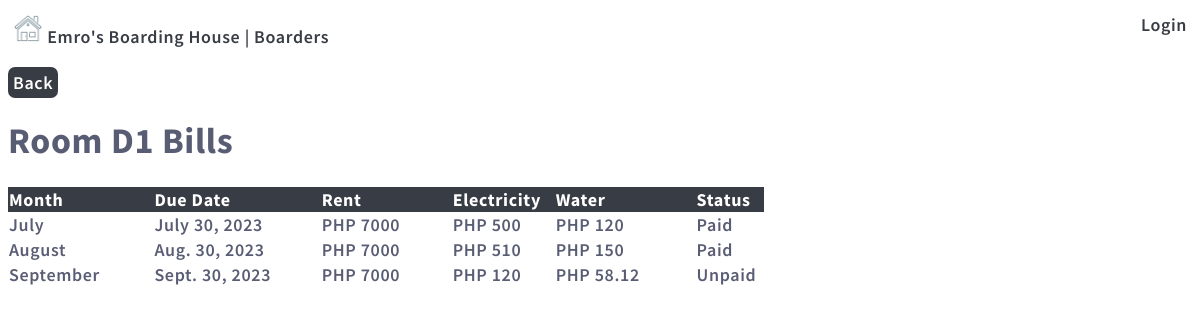
Screenshot of /emro_boarding_house/bills/1 with the database file from the repository.
### emro_boarding_house/models.py (models this page shows, shortened)
class Boarder(models.Model):
    first_name = models.CharField(max_length=255)
    last_name = models.CharField(max_length=255)
    contact_number=models.CharField(max_length=255)
    room_number=models.CharField(max_length=255)
    user_id=models.IntegerField(null=True)

class Bills(models.Model):
    boarder_id = models.ForeignKey(Boarder, on_delete=models.CASCADE)
    month=models.CharField(max_length=255)
    rent = models.CharField(max_length=255)
    electricity=models.CharField(max_length=255)
    water=models.CharField(max_length=255)
    due_date=models.DateField()
    status=models.CharField(max_length=255)

### emro_boarding_house/views.py (the view)
# urls.py: path('emro_boarding_house/bills/<int:id>', views.bills_details, name='bills_details'),
def bills_details (request,id):
    idboarder= get_object_or_404(Boarder, id=id)
    mybills = Bills.objects.filter(boarder_id=idboarder)
    template = loader.get_template('bills_details.html')
    context = {
        'idboarder':idboarder,
        'mybills' : mybills,
    }
    return render(request, 'bills_details.html', context)

### emro_boarding_house/templates/bills_details.html (shortened to what this page needs)
{% extends "master.html" %}
{% block content %}
<p><a class='btn-back' href='/emro_boarding_house'>Back</a></p>
<h1>Room {{ idboarder.room_number }} Bills</h1>
<table>
    <thead class="head">
        <tr>
            <th scope='col'>Month&nbsp;&nbsp;&nbsp;&nbsp;&nbsp;&nbsp;&nbsp;&nbsp;&nbsp;&nbsp;&nbsp;&nbsp;&nbsp;&nbsp;&nbsp;&nbsp;&nbsp;&nbsp;&nbsp;&nbsp;&nbsp;</th>
            <th scope='col'>Due Date&nbsp;&nbsp;&nbsp;&nbsp;&nbsp;&nbsp;&nbsp;&nbsp;&nbsp;&nbsp;&nbsp;&nbsp;&nbsp;&nbsp;&nbsp;&nbsp;&nbsp;&nbsp;&nbsp;&nbsp;&nbsp;</th>
            <th scope='col'>Rent&nbsp;&nbsp;&nbsp;&nbsp;&nbsp;&nbsp;&nbsp;&nbsp;&nbsp;&nbsp;&nbsp;&nbsp;&nbsp;&nbsp;&nbsp;&nbsp;&nbsp;&nbsp;&nbsp;&nbsp;&nbsp;</th>
            <th scope='col'>Electricity&nbsp;&nbsp;&nbsp;</th>
            <th scope='col'>Water&nbsp;&nbsp;&nbsp;&nbsp;&nbsp;&nbsp;&nbsp;&nbsp;&nbsp;&nbsp;&nbsp;&nbsp;&nbsp;&nbsp;&nbsp;&nbsp;&nbsp;&nbsp;&nbsp;&nbsp;&nbsp;</th>
            <th scope='col'>Status&nbsp;&nbsp;&nbsp;</th>
        </tr>
    </thead>
    <tbody>
      {% for yy in mybills %}
        <tr>
            <td>{{yy.month}}</td>
            <td>{{yy.due_date}}</td>
            <td>{{yy.rent}}</td>
            <td>{{yy.electricity}}</td>
            <td>{{yy.water}}</td>
            <td>{{yy.status}}</td>
        </tr>
      {% endfor %}
    </tbody>
</table>
{% endblock %}

### mystaticfiles/mystyles.css (style rules this page uses)
body { margin:1; font: 600 18px 'Source Sans Pro', sans-serif; letter-spacing:0.64px; color: #585d74; }
.btn-back { background-color: #383c44; text-decoration:none; color:rgb(255, 255, 255); border:none; border-radius:7px; padding: 4px 5px; }
table { border-collapse:collapse; border-spacing: 0 10px; }
.head { background-color: #383c44; color:white; font-weight: bold; }

### rows the page displays
Boarder: room_number "D1"
Bills: month "July", due_date "July 30, 2023", rent "PHP 7000", electricity "PHP 500", water "PHP 120", status "Paid"
Bills: month "August", due_date "Aug. 30, 2023", rent "PHP 7000", electricity "PHP 510", water "PHP 150", status "Paid"
Bills: month "September", due_date "Sept. 30, 2023", rent "PHP 7000", electricity "PHP 120", water "PHP 58.12", status "Unpaid"
